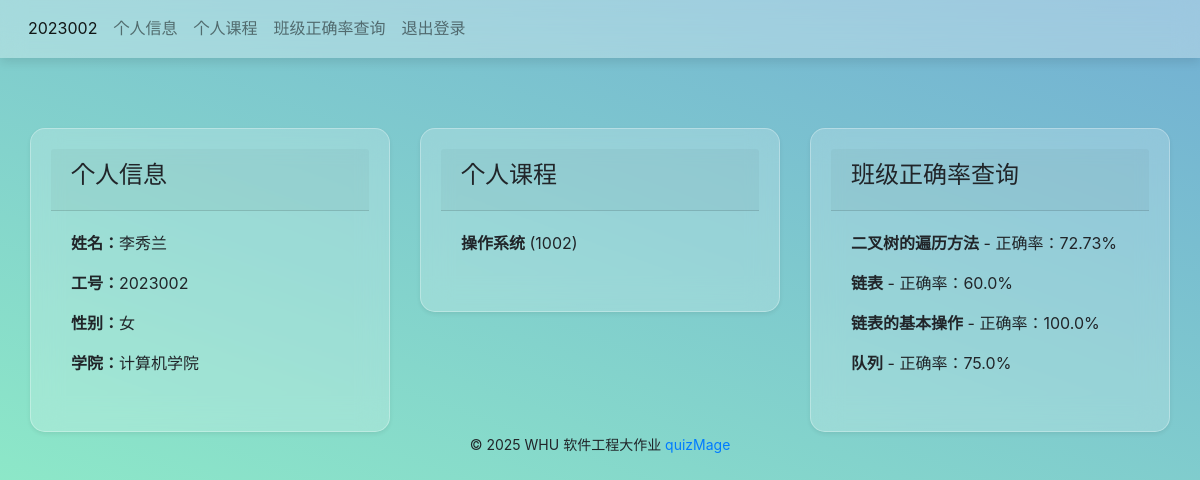
Page /teacher/2023002 on the committed database.
### tables this page shows
CREATE TABLE "teacher" (
  "tno" INTEGER NOT NULL,
  "name" TEXT,
  "password" TEXT NOT NULL,
  "gender" char(2),
  "college" TEXT
);

CREATE TABLE "course" (
  "cno" INTEGER NOT NULL,
  "cname" TEXT,
  "tno" INTEGER
);

### views/teacher_views.py (the view)
@teacher_bp.route('/<int:tno>', methods=['GET'])
def profile(tno):
    result, _ = get_sql("SELECT * FROM teacher WHERE tno='%s'" % tno)
    if not result:
        flash(u'教师信息不存在', 'danger')
        return redirect(url_for('some_error_page'))
    teacher_info = {
        'tno': result[0][0],
        'name': result[0][1],
        'password': result[0][2],
        'gender': result[0][3],
        'college': result[0][4]
    }
    result_course, _ = get_sql("SELECT * FROM course WHERE tno='%s'" % tno)
    courses = []
    for course in result_course:
        courses.append({
            'cno': course[0],
            'cname': course[1],
        })
    scores = []
    for course in result_course:
        cno = course[0]
        result_chapters, _ = get_sql(f"""
            SELECT q.qname,
                   SUM(sa.correctcnt) AS total_correct,
                   SUM(sa.allcnt) AS total_attempts
            FROM student_answer sa
            JOIN question q ON sa.qid = q.qid
            WHERE sa.cno = '{cno}'
            GROUP BY q.qname
        """)
        for chapter in result_chapters:
            qname = chapter[0]
            total_correct = chapter[1] or 0
            total_attempts = chapter[2] or 1
            accuracy = round((total_correct / total_attempts) * 100, 2)
            scores.append({
                'cno': cno,
                'qname': qname,
                'accuracy': f"{accuracy}%",
            })
    return render_template('teacher.html',
                           name=teacher_info['name'],
                           tno=teacher_info['tno'],
                           gender=teacher_info['gender'],
                           college=teacher_info['college'],
                           courses=courses,
                           scores=scores)

### db_sqlite.py (called while the page is built)
def open_db():
    database = "./database.db"
    conn = sqlite3.connect(database)
    return conn

def get_sql(sql, conn=None):
    close_conn = False
    if conn is None:
        conn = open_db()
        close_conn = True
    cur = conn.cursor()
    cur.execute(sql)
    fields = [field[0] for field in cur.description]
    result = cur.fetchall()
    cur.close()
    if close_conn:
        close_db(conn)
    return result, fields

### templates/teacher.html
{% extends 'base.html' %}
{% from 'bootstrap/nav.html' import render_nav_item %}
{% block head %}
    {{ render_nav_item('teacher_bp.profile', tno, tno=tno) }}
    {{ render_nav_item('teacher_bp.teacher_account', '个人信息', tno=tno) }}
    {{ render_nav_item('teacher_bp.teacher_course', '个人课程', tno=tno) }}
    {{ render_nav_item('teacher_bp.teacher_score', '班级正确率查询', tno=tno) }}
    {{ render_nav_item('login_bp.index', '退出登录') }}
{% endblock %}
{% block content %}
<div class="container mt-4">
    <div class="row">
        <div class="col-md-4">
            <div class="card shadow-sm">
                <div class="card-header">
                    <h4>个人信息</h4>
                </div>
                <div class="card-body">
                    <p><strong>姓名：</strong>{{ name }}</p>
                    <p><strong>工号：</strong>{{ tno }}</p>
                    <p><strong>性别：</strong>{{ gender }}</p>
                    <p><strong>学院：</strong>{{ college }}</p>
                </div>
            </div>
        </div>
        <div class="col-md-4">
            <div class="card shadow-sm">
                <div class="card-header">
                    <h4>个人课程</h4>
                </div>
                <div class="card-body">
                    {% if courses %}
                        {% for course in courses %}
                            <p><strong>{{ course.cname }}</strong> ({{ course.cno }})</p>
                        {% endfor %}
                    {% else %}
                        <p>您尚未教授任何课程。</p>
                    {% endif %}
                </div>
            </div>
        </div>
        <div class="col-md-4">
            <div class="card shadow-sm">
                <div class="card-header">
                    <h4>班级正确率查询</h4>
                </div>
                <div class="card-body">
                    {% if scores %}
                        {% for score in scores %}
                            <p><strong>{{ score.qname }}</strong> - 正确率：{{ score.accuracy }}</p>
                        {% endfor %}
                    {% else %}
                        <p>暂无班级正确率数据。</p>
                    {% endif %}
                </div>
            </div>
        </div>
    </div>
</div>
{% endblock %}

### static/css/style.css (style rules this page uses)
body { background: linear-gradient(200deg,#72afd3,#96fbc4); background-attachment: fixed; background-size: cover; }
.container { max-width: 1200px; margin: 0 auto; padding-top: 10px; }
.card { background: rgba(255, 255, 255, 0.2); border-radius: 15px; padding: 20px; box-shadow: 0 4px 10px rgba(0, 0, 0, 0.1); backdrop-filter: blur(15px); -webkit-backdrop-filter: blur(15px); border: 1px solid rgba(255, 255, 255, 0.3); transition: all 0.3s ease-in-out; }

### rows in the picture
teacher: tno "2023002", tno "个人信息", tno "个人课程", tno "班级正确率查询", name "李秀兰", college "计算机学院"
course: cname "操作系统", cno "1002", qname "二叉树的遍历方法", accuracy "72.73%", qname "链表", accuracy "60.0%", qname "链表的基本操作", accuracy "100.0%", qname "队列", accuracy "75.0%"

### other values in the picture
{{ render_nav_item('login_bp.index', '退出登录') }} "退出登录"
{{ gender }} "女"
